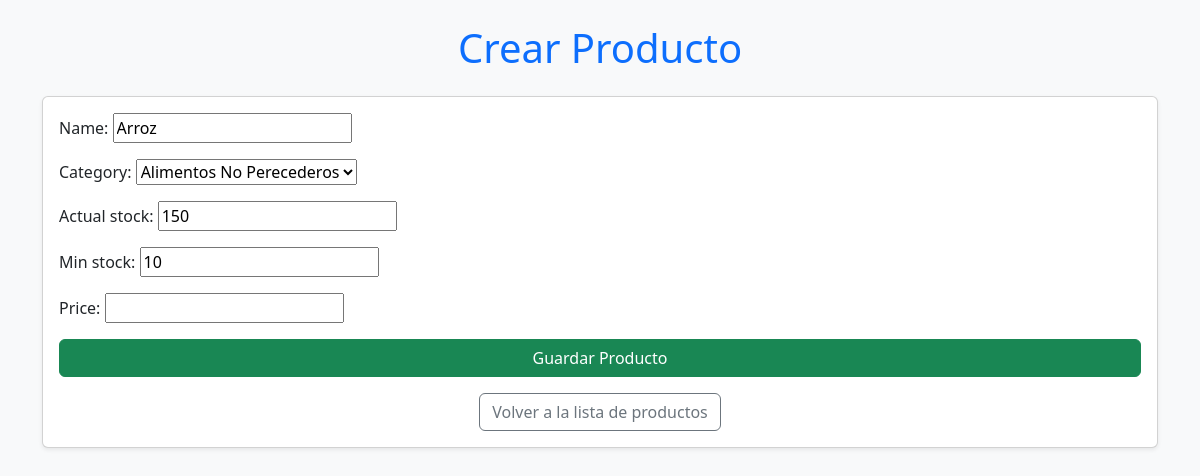
The page /editar/4/ on the database its author committed.
### pyGeneric/models.py (models this page shows, shortened)
class Producto(models.Model):
    name = models.CharField(max_length=100)
    actual_stock = models.PositiveIntegerField(default=0)
    min_stock = models.PositiveIntegerField(default=0)
    price = models.DecimalField(max_digits=10, decimal_places=2, null=True, blank=True)
    update_date = models.DateTimeField(auto_now=True)
    category = models.ForeignKey(Categoria, on_delete=models.CASCADE, related_name='productos')

class Categoria(models.Model):
    name = models.CharField(max_length=100)
    def __str__(self):
        return self.name

### pyGeneric/views.py (the view)
# urls.py: path('editar/<int:pk>/', ProductoUpdateView.as_view(), name='producto_editar'),
class ProductoUpdateView(UpdateView):
    model = Producto
    form_class = ProductoForm
    success_url = reverse_lazy('productos_lista')

### pyGeneric/forms.py
class ProductoForm(forms.ModelForm):
    class Meta:
        model = Producto
        fields = ['name', 'category', 'actual_stock', 'min_stock', 'price']

### pyGeneric/templates/pyGeneric/producto_form.html (shortened to what this page needs)
<!DOCTYPE html>
<html lang="en">
<head>
    <link href="https://cdn.jsdelivr.net/npm/bootstrap@5.3.1/dist/css/bootstrap.min.css" rel="stylesheet">
</head>
<body class="bg-light">
    <div class="container py-4">
        <h1 class="text-center text-primary mb-4">Crear Producto</h1>
        <div class="card shadow-sm">
            <div class="card-body">
                <form method="post" class="needs-validation" novalidate>
                    {{ form.as_p }}
                    <div class="d-grid gap-2">
                        <button type="submit" class="btn btn-success">Guardar Producto</button>
                    </div>
                </form>
                <div class="mt-3 text-center">
                    <a href="{% url 'productos_lista' %}" class="btn btn-outline-secondary">Volver a la lista de productos</a>
                </div>
            </div>
        </div>
    </div>
</body>
</html>

### rows shown on the page
Producto: name "Arroz", category "Alimentos No Perecederos", actual_stock "150", min_stock "10"
